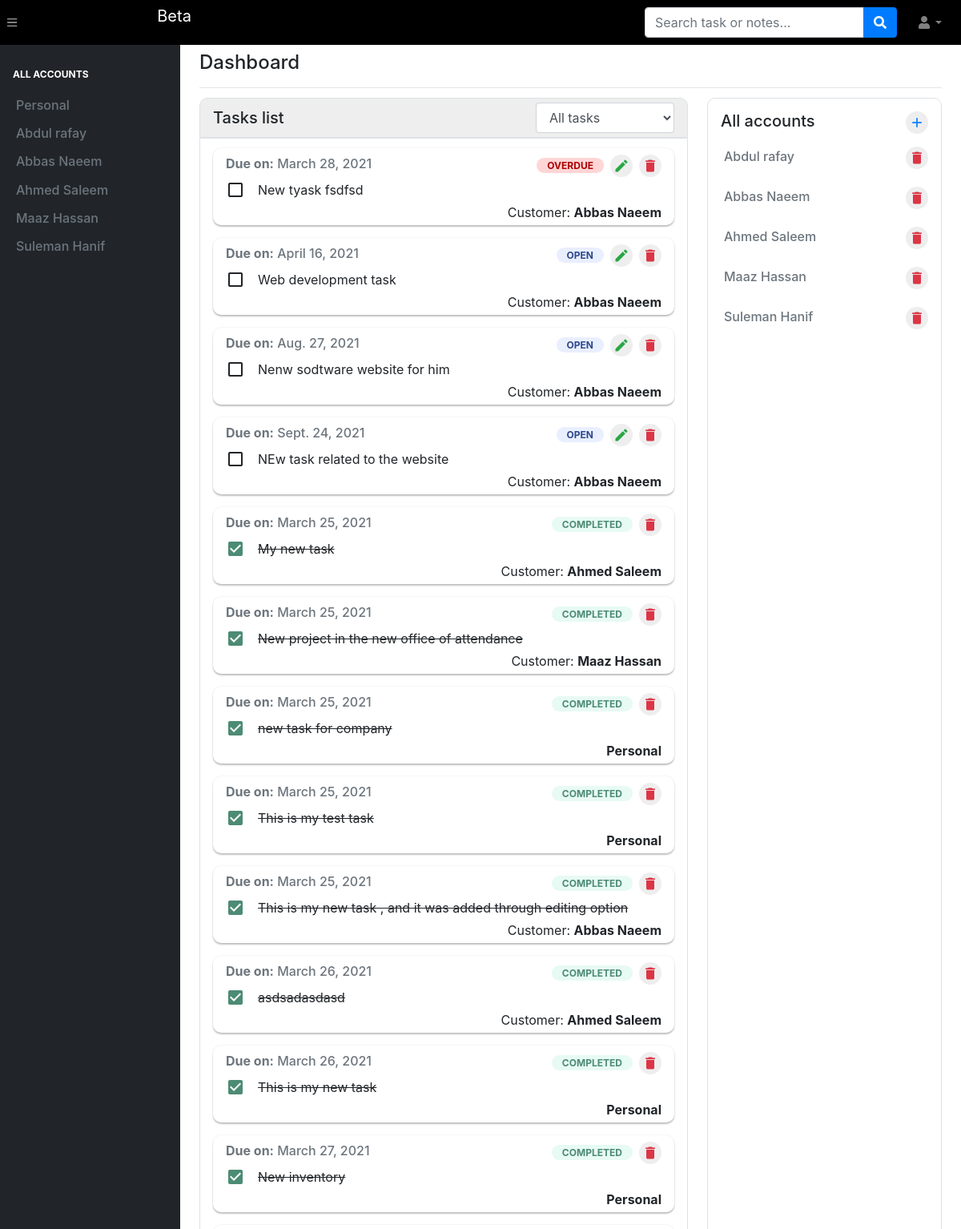
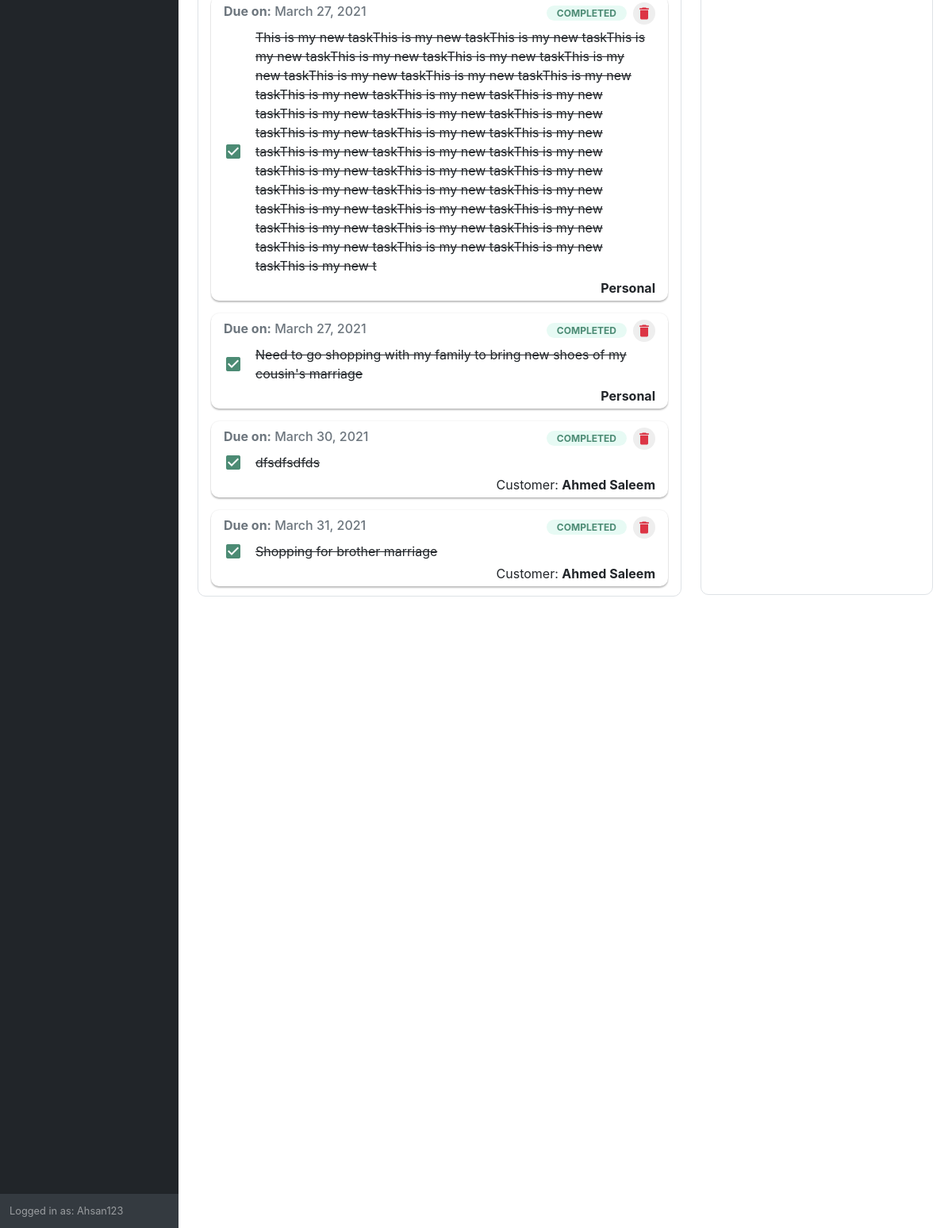
Page / (signed in) on the earlier database version (2 pictures, top to bottom).
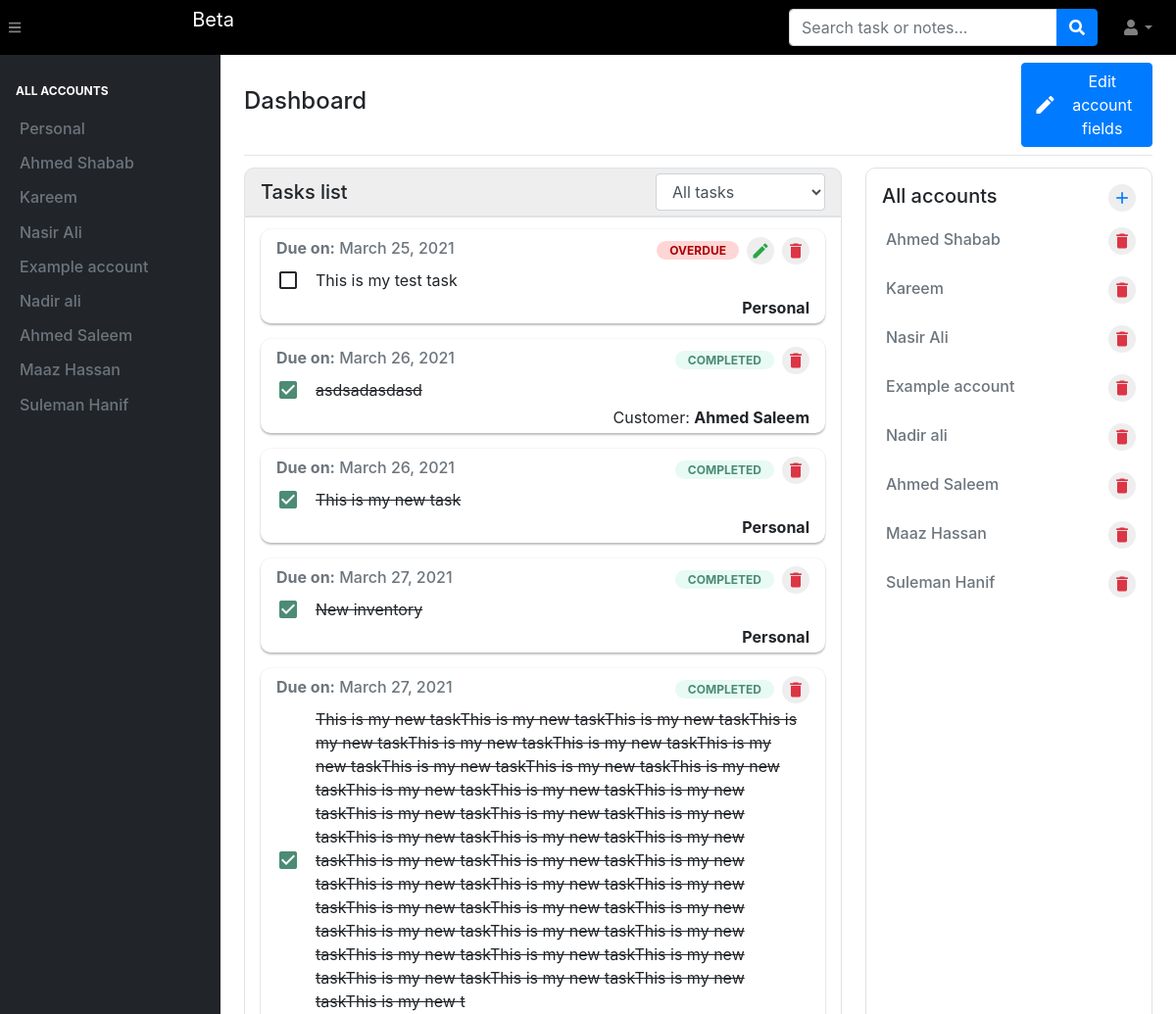
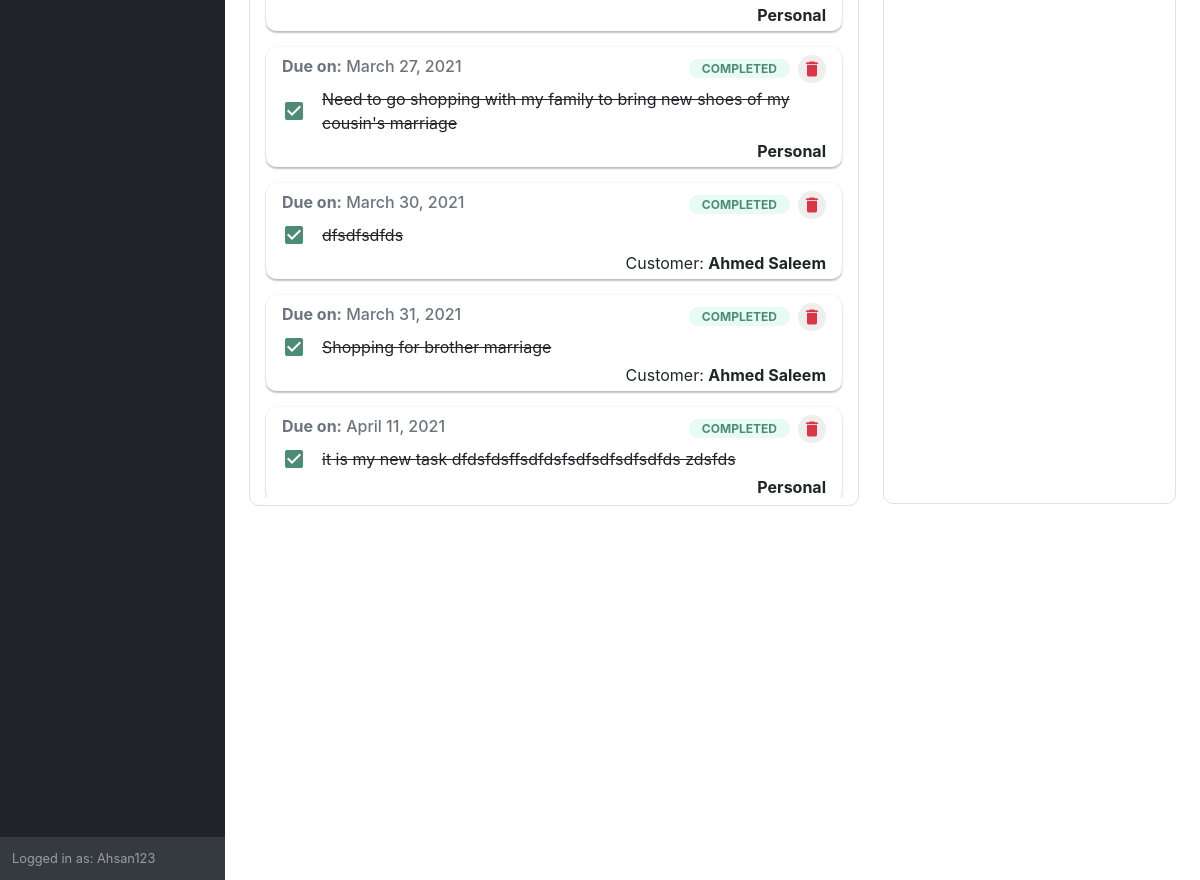
Same page on the later database version (2 pictures, top to bottom).
### task/models.py (models this page shows, shortened)
class Customer(models.Model):
    first_name=models.CharField(max_length=70, null = True)
    last_name=models.CharField(max_length=70, null = True)
    email=models.EmailField(null = True)
    account_name= models.CharField(max_length = 70, default = "No account name")
    renewal_date = models.DateField(default = datetime.now().date())
    revenue = models.FloatField(default = 0.0)
    added_by = models.ForeignKey(User, on_delete = models.CASCADE, null = True)
    def __str__(self):
        if self.first_name:
            return f'{self.first_name} {self.last_name}'
        else:
            return self.account_name

class myTask(models.Model):
	task_text = models.CharField(max_length = 255)
	created_on = models.DateTimeField(default = datetime.now())
	due_date = models.DateField()
	added_by = models.ForeignKey(User, on_delete = models.CASCADE)
	added_for = models.ForeignKey(Customer, on_delete = models.CASCADE, null = True)
	completed_at = models.DateTimeField(null = True)
	completed_on_time = models.BooleanField(default = True)
	status = models.IntegerField(default = 0)
	def get_status(self):
		if self.status == 0:
			wording = "OPEN"
			class_name = "on-going-label"
			box_class = "ongoing"
		if self.status == -1:
			wording = "OVERDUE"
			class_name = "late-label"
			box_class = "late"
		if self.status == 1:
			wording = "COMPLETED"
			class_name = "completed-label"
			box_class = "complete"
		return {
			"wording": wording,
			"class_name": class_name,
			"box_class": box_class
		}
	def late_now(self):
		if self.status != 1:
			self.status = -1
			self.completed_on_time = False
			self.save()

### task/views.py (the view, shortened to what this page needs)
# urls.py: path('',views.index, name='home page'),
@login_required(login_url='login')
def index(request):
	context = {}
	customers=Customer.objects.filter(added_by = request.user).order_by('first_name')
	context['all_fields'] = myField.objects.filter(user = request.user)
	late_tasks = list(myTask.objects.filter(added_by = request.user, status = -1))
	bubbleSort(late_tasks)
	open_tasks = list(myTask.objects.filter(added_by = request.user, status = 0))
	bubbleSort(open_tasks)
	completed_tasks = list(myTask.objects.filter(added_by = request.user, status = 1))
	bubbleSort(completed_tasks)
	all_tasks = late_tasks + open_tasks + completed_tasks
	for task in all_tasks:
		if task.due_date < datetime.now().date():
			task.late_now()
	context['customers'] = customers
	context['all_tasks'] = all_tasks
	context['customer_section'] = True
	context['today'] = datetime.now().date()
	context['is_dynamic_field_added'] = dynamicFieldStatus.objects.filter(user = request.user).exists()
	context['my_all_fields'] = myField.objects.filter(user = request.user)
	return render(request,'task/index.html', context)

### task/models.py (called while the page is built)
	def titleName(self):
		new_name = self.field_name.replace("_", " ")
		new_name = new_name.split(" ")
		for i in range(len(new_name)):
			first_letter = new_name[i][0]
			new_name[i] = first_letter.upper() + new_name[i][1:]
		return " ".join(new_name)

	def required(self):
		temp_var = ''
		if self.is_requied:
			temp_var = 'required'
		return temp_var

### task/views.py (called while the page is built)
def bubbleSort(arr):
    n = len(arr)
    for i in range(n-1):
        for j in range(0, n-i-1):
            if arr[j].due_date > arr[j+1].due_date :
                arr[j], arr[j+1] = arr[j+1], arr[j]

### task/templates/task/index.html (shortened to what this page needs)
{% load static %}
{% load crispy_forms_tags %}
{% include 'task/inc/head.inc.html' %}
    <body class="sb-nav-fixed">
        {% include 'task/inc/navbar.inc.html' %}
        <div id="layoutSidenav">
            <div id="layoutSidenav_nav">
                {% include 'task/inc/sidebar.inc.html' %}
            </div>
            <div id="layoutSidenav_content" style="overflow: hidden;">
                <div class="row">
                    <div class="col-lg-12">
                        <div class="container-fluid">
                            <div class="row my-2">
                                <div class="col-sm-10 py-0 my-0 d-flex align-items-center">
                                    <h4 class="">Dashboard</h4>
                                </div>
                                <div class="col-sm-2 my-0 d-flex align-items-center">
                                    {% if is_dynamic_field_added %}
                                        <button type="button" data-toggle="modal" data-target="#edit-d-fields" class="btn d-flex align-items-center btn-primary btn-block">
                                            <i class="material-icons mr-2">edit</i>
                                            Edit account fields
                                        </button>
                                    {% endif %}
                                </div>
                            </div>
                            <hr class="my-1">
                            <div class="row">
                                <div class="col-sm-8 py-2">
                                    {% include 'task/inc/task-section.inc.html' %}
                                </div>
                                <div class="col-sm-4 py-2">
                                    <div>
                                        <div class="border py-3 radius-10">
                                            <div class="d-flex px-3">
                                                <h5 class="mb-2" style="width: 100%;">All accounts</h5>
                                                <div class="text-right" style="width: 100%;">
                                                    <a data-toggle="modal" data-target="{% if is_dynamic_field_added %}#customerModel{% else %}#dynamicFieldForm{% endif %}">
                                                        <i class="material-icons myIcon text-primary mk-pointer ml-2 my-0 p-1 myIcon2">add</i>
                                                    </a>
                                                </div>
                                            </div>
                                            <div style="height: 68vh; overflow-y: auto; overflow-x: hidden;">
                                                {% for customer in customers %}
                                                        <div class="profile-card p-2">
                                                            <div class="row px-2">
                                                                <div class="col-sm-10 px-3 d-flex align-items-center">
                                                                    <div>
                                                                        <a href="customer/{{customer.id}}" class="text-secondary" style="text-decoration: none;">
                                                                            <h6 class="my-0">{{ customer }}</h6>
                                                                        </a>
                                                                    </div>
                                                                </div>
                                                                <div class="col-sm-2 justify-content-end d-flex align-items-center text-danger mk-pointer">
                                                                    <a href="delete_items/{{ customer.id }}/" style="text-decoration: none;">
                                                                        <i class="material-icons myIcon text-danger mk-pointer ml-2 my-0 p-1 myIcon2 mt-1">delete</i>
                                                                    </a>
                                                                </div>
                                                            </div>
                                                        </div>
                                                {% endfor %}
                                            </div>
                                        </div>
                                    </div>
                                </div>
                            </div>
                        </div>
                    </div>
                </div>
            </div>
        </div>
    </body>
</html>

### task/templates/task/inc/head.inc.html (shortened to what this page needs)
{% load static %}
{% load crispy_forms_tags %}
<!DOCTYPE html>
<html lang="en">
    <head>
        <link href="{% static 'task/css/styles.css' %}" rel="stylesheet" />
        <link href="https://cdn.datatables.net/1.10.20/css/dataTables.bootstrap4.min.css" rel="stylesheet" />
    </head>

### task/templates/task/inc/navbar.inc.html (shortened to what this page needs)
{% load static %}
<nav class="sb-topnav navbar navbar-expand navbar-dark" style="background-color: #000000;">
    {% if user.is_authenticated %}
        <button class="btn btn-link btn-sm order-1 order-lg-0" id="sidebarToggle" href="#"><i class="fas fa-bars"></i></button>
    {% endif %}
    <a class="navbar-brand d-flex align-items-center" href="{% url 'home page' %}">
        <img src="{% static 'task/assets/img/logo.png' %}" class="my-0" style="width: 150px;" alt=""> <p>Beta</p>
    </a>
    {% if user.is_authenticated %}
    <form method="GET" action="{% url 'search' %}" class="d-none d-md-inline-block form-inline ml-auto mr-0 mr-md-3 my-2 my-md-0">
        <div class="input-group">
            <input class="form-control" name="query" value="{{ query }}" type="text" placeholder="Search task or notes..." aria-label="Search" aria-describedby="basic-addon2" required>
            <div class="input-group-append">
                <button class="btn btn-primary" type="submit"><i class="fas fa-search"></i></button>
            </div>
        </div>
    </form>
    <ul class="navbar-nav ml-auto ml-md-0">
        <li class="nav-item dropdown">
            <a class="nav-link dropdown-toggle" id="userDropdown" href="#" role="button" data-toggle="dropdown" aria-haspopup="true" aria-expanded="false"><i class="fas fa-user fa-fw"></i></a>
        </li>
    </ul>
    {% endif %}
</nav>

### task/templates/task/inc/sidebar.inc.html (shortened to what this page needs)
<nav class="sb-sidenav accordion sb-sidenav-dark" id="sidenavAccordion">
    <div class="sb-sidenav-menu">
        <div class="nav">
            <div class="sb-sidenav-menu-heading text-white">ALL ACCOUNTS</div>
            <div class="profile-card p-2 {% if not my_customer and temp and not query %}profile-focused{% endif %}">
                <div class="row">
                    <div class="col-sm-12 px-4 d-flex align-items-center">
                        <a href="customer/0" class="my-0 text-secondary" style="text-decoration: none;">
                            <h6 class="my-0">Personal</h6>
                        </a>
                    </div>
                </div>
            </div>
            <div style="height: 72vh; overflow-y: auto; overflow-x: hidden;">
                {% for customer in customers %}
                    <div class="profile-card p-2 {% if customer.id == my_customer.id %}profile-focused{% endif %}">
                        <div class="row">
                            <div class="col-sm-12 px-4 d-flex align-items-center">
                                <a href="customer/{{customer.id}}" class="my-0 text-secondary" style="text-decoration: none;">
                                    <h6 class="my-0">{{ customer }}</h6>
                                </a>
                            </div>
                        </div>
                    </div>
                {% endfor %}
            </div>
        </div>
    </div>
    {% if user.is_authenticated %}
    <div class="sb-sidenav-footer">
        <div class="small">Logged in as: {{user}}</div>
    </div>
    {% endif %}
</nav>

### task/templates/task/inc/task-section.inc.html (shortened to what this page needs)
<div class="border d-flex align-items-center px-3" style="height:50px; background-color: #eeeeee; border-radius: 10px 10px 0px 0px;">
    <h5 class="my-0"  style="width: 50%;">Tasks list</h5>
    <div class="form-group my-0 justify-content-end d-flex" style="width: 50%;">
        {% if all_tasks %}
        <select class="form-control" id="task-filter" style="width: fit-content;">
            <option value="all">All tasks</option>
        </select>
        {% endif %}
    </div>
</div>
<div class="border radius-10 p-2" style="border-radius: 0px 0px 10px 10px;">
    <div style="max-height: 68vh; overflow: auto;" class="px-2 py-1">
        {% for task in all_tasks %}
        <div class="google-box py-1 px-3 mb-3 my-any-task {{ task.get_status.box_class }}">
            <div class="d-flex my-0 align-items-center">
                <div class="row" style="width: 70%;">
                    <div class="col-sm-12 d-flex align-items-center">
                        <h6 class="text-muted my-0"><b>Due on:</b> {% if today == task.due_date %}Today{% else %}{{ task.due_date }}{% endif %}</h6>
                    </div>
                </div>
                <div style="width: 30%;" class="text-right">
                    <span class="mylabel {{ task.get_status.class_name }}" id="label_{{ task.id }}">{{ task.get_status.wording }}</span>
                </div>
                {% if task.status != 1 %}
                    <i class="material-icons myIcon text-success mk-pointer ml-2 my-0 p-1 myIcon2 mt-1 editinginput-icon" id="edit-task-{{ task.id }}">edit</i>
                {% endif %}
                <i class="material-icons myIcon text-danger mk-pointer ml-2 my-0 operation p-1 myIcon2 mt-1" id="delete_{{ task.id }}">delete</i>
            </div>
            <div class="row mt-0 p-1 pt-0">
                <div class="col-sm-12 d-flex px-0 py-0 align-items-center">
                    {% if task.status == 1 %}
                    <i class="material-icons mk-pointer radius-100 operation task-completed mx-2" title="Completed"  id="incomplete_{{ task.id }}">check_box</i>
                    {% else %}
                    <i class="material-icons mk-pointer radius-100 operation operation-complete mx-2" id="complete_{{ task.id }}">check_box_outline_blank</i>
                    {% endif %}
                    <p class="mx-2 mr-3 my-0" style="font-size: 16px;" id="text-task-{{ task.id }}">
                        {% if task.status == 1 %}
                            <del>{{ task.task_text }}</del>
                        {% else %}
                            {{ task.task_text }}
                        {% endif %}
                    </p>
                </div>
            </div>
            {% if customer_section %}
                <div class="text-right">
                    {% if task.added_for %}
                        Customer: <b>{{ task.added_for }}</b>
                    {% else %}
                        <b>Personal</b>
                    {% endif %}
                </div>
            {% endif %}
        </div>
        {% endfor %}
    </div>
</div>

### task/templates/task/inc/bottomLinks.inc.html (shortened to what this page needs)
{% load static %}

### task/templates/task/inc/head.inc.html (style rules this page uses)
.mk-pointer { cursor: pointer; }
.radius-10 { border-radius: 10px; }
.profile-card { transition-duration: 0.25s; }
body { overflow: none; }
.myIcon2 { font-size: 20px; }

Differences in the rows shown:
removed Customer: first_name+account_name "Abdul rafay"
removed Customer: first_name+last_name "Abbas Naeem"
removed myTask: due_date "March 28, 2021", get_status.wording "OVERDUE", task_text "New tyask fsdfsd", added_for "Abbas Naeem"
removed myTask: due_date "April 16, 2021", get_status.wording "OPEN", task_text "Web development task", added_for "Abbas Naeem"
removed myTask: due_date "Aug. 27, 2021", get_status.wording "OPEN", task_text "Nenw sodtware website for him", added_for "Abbas Naeem"
removed myTask: due_date "Sept. 24, 2021", get_status.wording "OPEN", task_text "NEw task related to the website", added_for "Abbas Naeem"
removed myTask: due_date "March 25, 2021", get_status.wording "COMPLETED", task_text "My new task", added_for "Ahmed Saleem"
removed myTask: due_date "March 25, 2021", get_status.wording "COMPLETED", task_text "New project in the new office of attendance", added_for "Maaz Hassan"
removed myTask: due_date "March 25, 2021", get_status.wording "COMPLETED", task_text "new task for company", shows "Personal"
removed myTask: due_date "March 25, 2021", get_status.wording "COMPLETED", task_text "This is my new task , and it was added through editing option", added_for "Abbas Naeem"
added Customer: first_name+account_name "Ahmed Shabab"
added Customer: first_name+account_name "Kareem"
added Customer: first_name+account_name "Nasir Ali"
added Customer: first_name+account_name "Example account"
added Customer: first_name+account_name "Nadir ali"
changed myTask "This is my test task": status 1 → -1 (drawn); get_status.wording "COMPLETED" → "OVERDUE"
added myTask: due_date "April 11, 2021", get_status.wording "COMPLETED", task_text "it is my new task dfdsfdsffsdfdsfsdfsdfsdfsdfds zdsfds", shows "Personal"
Other differences:
text now shown: "Edit account fields"
